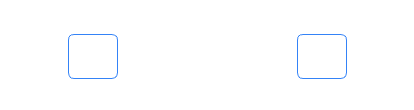
  <widget class="QWidget" name="widget_mid_down" native="true">
   <property name="geometry">
    <rect>
     <x>14</x>
     <y>415</y>
     <width>414</width>
     <height>110</height>
    </rect>
   </property>
   <property name="sizePolicy">
    <sizepolicy hsizetype="Fixed" vsizetype="Fixed">
     <horstretch>0</horstretch>
     <verstretch>0</verstretch>
    </sizepolicy>
   </property>
   <property name="minimumSize">
    <size>
     <width>414</width>
     <height>110</height>
    </size>
   </property>
   <property name="maximumSize">
    <size>
     <width>110</width>
     <height>16777215</height>
    </size>
   </property>
   <property name="styleSheet">
    <string notr="true">background: #FFFFFF;</string>
   </property>
   <widget class="QPushButton" name="btn_rotate_right">
    <property name="geometry">
     <rect>
      <x>297</x>
      <y>34</y>
      <width>50</width>
      <height>45</height>
     </rect>
    </property>
    <property name="minimumSize">
     <size>
      <width>50</width>
      <height>45</height>
     </size>
    </property>
    <property name="styleSheet">
     <string notr="true">border: 1px solid #3483F7;
border-image: url(:/static/PHOTOS/btn_right.png);
border-radius: 6px;
color: #3483F7;

</string>
    </property>
    <property name="text">
     <string/>
    </property>
   </widget>
   <widget class="QPushButton" name="btn_rotate_left">
    <property name="geometry">
     <rect>
      <x>68</x>
      <y>34</y>
      <width>50</width>
      <height>45</height>
     </rect>
    </property>
    <property name="minimumSize">
     <size>
      <width>50</width>
      <height>45</height>
     </size>
    </property>
    <property name="styleSheet">
     <string notr="true">border: 1px solid #3483F7;
border-image: url(:/static/PHOTOS/btn_left.png);
border-radius: 6px;
color: #3483F7;

</string>
    </property>
    <property name="text">
     <string/>
    </property>
   </widget>
   <widget class="QPushButton" name="btn_rotate">
    <property name="geometry">
     <rect>
      <x>182</x>
      <y>32</y>
      <width>50</width>
      <height>50</height>
     </rect>
    </property>
    <property name="sizePolicy">
     <sizepolicy hsizetype="Fixed" vsizetype="Fixed">
      <horstretch>0</horstretch>
      <verstretch>0</verstretch>
     </sizepolicy>
    </property>
    <property name="minimumSize">
     <size>
      <width>50</width>
      <height>50</height>
     </size>
    </property>
    <property name="maximumSize">
     <size>
      <width>50</width>
      <height>50</height>
     </size>
    </property>
    <property name="styleSheet">
     <string notr="true">background: #FFFFFF;
border-image: url(:/beijing/location_x.png);
border-radius: 25px;</string>
    </property>
    <property name="text">
     <string/>
    </property>
   </widget>
  </widget>
